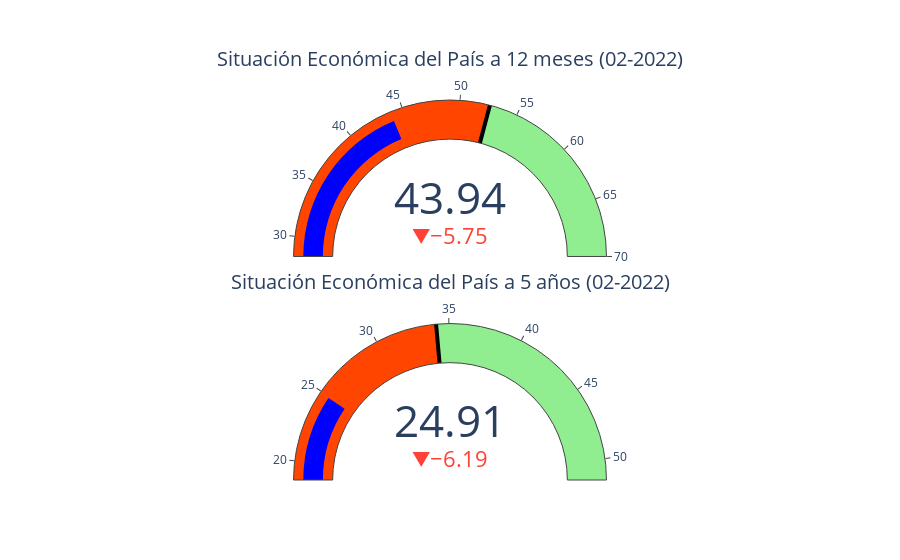

This figure's notebook cell:
### Code cell
indicadores = go.Figure()

indicadores.add_trace(go.Indicator(
    mode = "gauge+number+delta",
    delta = {'reference': ipec_senf12m[-2]},
    value = ipec_senf12m[-1],
    title = {'text': "Situación Económica del País a 12 meses (" + ipec_senf12m.index.strftime('%m-%Y')[-1] + ")"},
    gauge = {
        'axis': {'range': [ipec_senf12m.min(), ipec_senf12m.max()]},
        'bar': {'color': 'blue'},
        'steps': [
            {'range': [ipec_senf12m.min(), ipec_senf12m.median()], 'color': 'orangered'},
            {'range': [ipec_senf12m.median(), ipec_senf12m.max()], 'color': 'lightgreen'}],
        'threshold': {'line': {'color': "black", 'width': 4}, 'thickness': 1, 'value': ipec_senf12m.median()}       
    },
    domain = {'row': 0, 'column': 0}
    ))

indicadores.add_trace(go.Indicator(
    mode = "gauge+number+delta",
    delta = {'reference': ipec_senf5y[-2]},
    value = ipec_senf5y[-1],
    title = {'text': "Situación Económica del País a 5 años (" + ipec_senf5y.index.strftime('%m-%Y')[-1] + ")"},
    gauge = {
        'axis': {'range': [ipec_senf5y.min(), ipec_senf5y.max()]},
        'bar': {'color': 'blue'},
        'steps': [
            {'range': [ipec_senf5y.min(), ipec_senf5y.median()], 'color': 'orangered'},
            {'range': [ipec_senf5y.median(), ipec_senf5y.max()], 'color': 'lightgreen'}],
        'threshold': {'line': {'color': "black", 'width': 4}, 'thickness': 1, 'value': ipec_senf5y.median()}       
    },
    domain = {'row': 1, 'column': 0}
    ))

indicadores.update_layout(
    grid = {'rows': 2, 'columns': 1, 'pattern': "independent"},
    template = {'data' : {'indicator': [{
        'title': {'text': "Speed"},
        'mode' : "number+delta+gauge",
        'delta' : {'reference': 90}}]
                         }})

indicadores.show()

### Figure 1 — Plotly figure (JSON) as saved in the notebook; plotly's stock layout.template omitted (floating-point values rounded to 4 significant figures)
{"data": [{"delta": {"reference": 49.69}, "domain": {"column": 0, "row": 0}, "gauge": {"axis": {"range": [28.29, 70]}, "bar": {"color": "blue"}, "steps": [{"color": "orangered", "range": [28.29, 52.57]}, {"color": "lightgreen", "range": [52.57, 70]}], "threshold": {"line": {"color": "black", "width": 4}, "thickness": 1, "value": 52.57}}, "mode": "gauge+number+delta", "title": {"text": "Situación Económica del País a 12 meses (02-2022)"}, "type": "indicator", "value": 43.94}, {"delta": {"reference": 31.1}, "domain": {"column": 0, "row": 1}, "gauge": {"axis": {"range": [18.72, 51.44]}, "bar": {"color": "blue"}, "steps": [{"color": "orangered", "range": [18.72, 34.15]}, {"color": "lightgreen", "range": [34.15, 51.44]}], "threshold": {"line": {"color": "black", "width": 4}, "thickness": 1, "value": 34.15}}, "mode": "gauge+number+delta", "title": {"text": "Situación Económica del País a 5 años (02-2022)"}, "type": "indicator", "value": 24.91}], "layout": {"grid": {"columns": 1, "pattern": "independent", "rows": 2}}}
